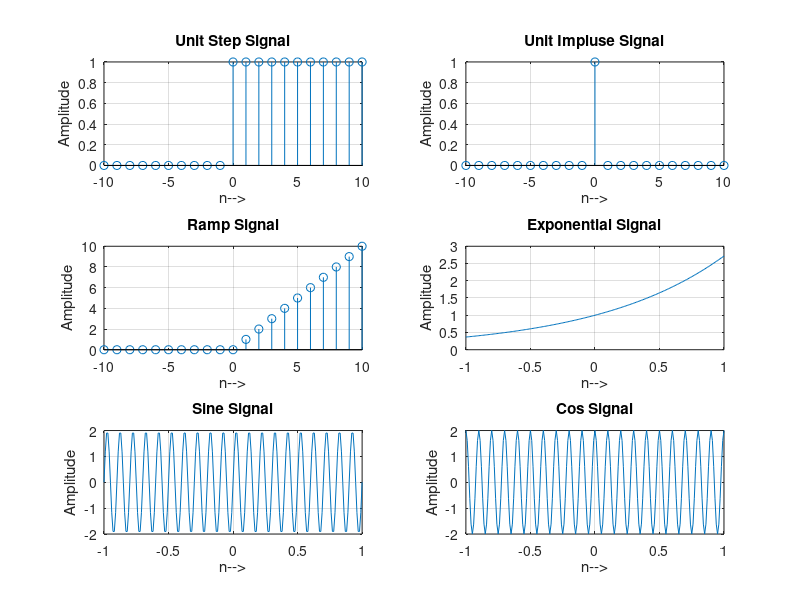

Source code (MATLAB):
%% *Experiment No.- 3* _To represent basic signals (Unit step, unit impulse, ramp, exponential, sine and cosine)._ 

clc;clear all;close all;

%defining the sequence as strating:stepsize(sampling frequency):end
n=-10:1:10;
%Unit Step
unitstep = n>=0;
subplot(3,2,1)
stem(n,unitstep);
title('Unit Step Signal')
xlabel('n-->')
ylabel('Amplitude')
grid on;

%Unit Step
unitimpluse = n==0;
subplot(3,2,2)
stem(n,unitimpluse);
title('Unit Impluse Signal')
xlabel('n-->')
ylabel('Amplitude')
grid on;

%Ramp signal
subplot(3,2,3)
stem(n,unitstep.*n);
title('Ramp Signal')
xlabel('n-->')
ylabel('Amplitude')
grid on;

%Exponential signal
n=-1:0.01:1;
subplot(3,2,4)
plot(n,exp(n));
title('Exponential Signal')
xlabel('n-->')
ylabel('Amplitude')
grid on;

%Sine signal
n=-1:0.01:1;
%A=input('input amplitude - ')
%f= input('input frequency -')
%ph=input('input phase - ')
A=2;
f=10;
ph=0;
x1=A*sin(2*pi*f*n+ph);
subplot(3,2,5)
plot(n,x1);
title('Sine Signal')
xlabel('n-->')
ylabel('Amplitude')
grid on;

%Cos signal
n=-1:0.01:1;
%A=input('input amplitude - ')
%f= input('input frequency -')
%ph=input('input phase - ')
A=2;
f=10;
ph=0;
x2=A*cos(2*pi*f*n+ph);
subplot(3,2,6)
plot(n,x2);
title('Cos Signal')
xlabel('n-->')
ylabel('Amplitude')
grid on;
